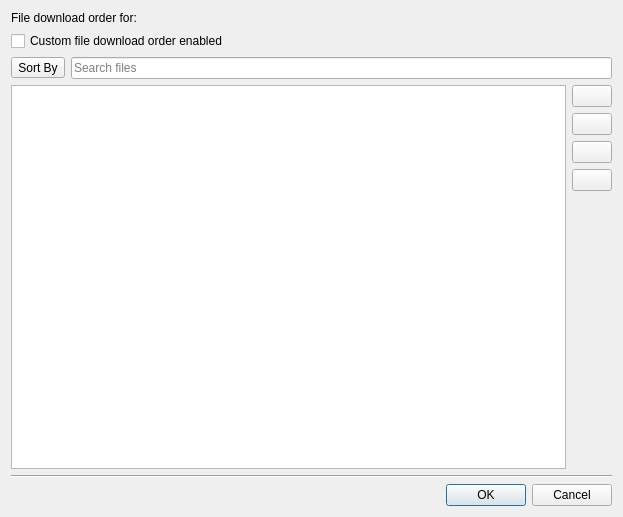
<?xml version="1.0" encoding="UTF-8"?>
<ui version="4.0">
 <class>DownloadOrderWidget</class>
 <widget class="QWidget" name="DownloadOrderWidget">
  <property name="geometry">
   <rect>
    <x>0</x>
    <y>0</y>
    <width>623</width>
    <height>517</height>
   </rect>
  </property>
  <property name="windowTitle">
   <string>File Download Order</string>
  </property>
  <layout class="QVBoxLayout" name="verticalLayout_2">
   <item>
    <widget class="QLabel" name="m_top_label">
     <property name="text">
      <string>File download order for:</string>
     </property>
    </widget>
   </item>
   <item>
    <widget class="QCheckBox" name="m_custom_order_enabled">
     <property name="toolTip">
      <string>Whether or not to enable a custom download order.</string>
     </property>
     <property name="text">
      <string>Custom file download order enabled</string>
     </property>
    </widget>
   </item>
   <item>
    <layout class="QHBoxLayout" name="horizontalLayout_2">
     <item>
      <widget class="QToolButton" name="m_sort_by">
       <property name="contextMenuPolicy">
        <enum>Qt::DefaultContextMenu</enum>
       </property>
       <property name="text">
        <string>Sort By</string>
       </property>
       <property name="toolButtonStyle">
        <enum>Qt::ToolButtonTextBesideIcon</enum>
       </property>
      </widget>
     </item>
     <item>
      <widget class="QLineEdit" name="m_search_files">
       <property name="placeholderText">
        <string>Search files</string>
       </property>
       <property name="clearButtonEnabled">
        <bool>true</bool>
       </property>
      </widget>
     </item>
    </layout>
   </item>
   <item>
    <layout class="QHBoxLayout" name="horizontalLayout">
     <item>
      <widget class="QListView" name="m_order">
       <property name="toolTip">
        <string>Order in which to download the files of a torrent. The file at the top will be downloaded first, followed by the second, then the third ...</string>
       </property>
      </widget>
     </item>
     <item>
      <layout class="QVBoxLayout" name="verticalLayout">
       <item>
        <widget class="QPushButton" name="m_move_top">
         <property name="text">
          <string/>
         </property>
        </widget>
       </item>
       <item>
        <widget class="QPushButton" name="m_move_up">
         <property name="text">
          <string/>
         </property>
        </widget>
       </item>
       <item>
        <widget class="QPushButton" name="m_move_down">
         <property name="text">
          <string/>
         </property>
        </widget>
       </item>
       <item>
        <widget class="QPushButton" name="m_move_bottom">
         <property name="text">
          <string/>
         </property>
        </widget>
       </item>
       <item>
        <spacer name="verticalSpacer">
         <property name="orientation">
          <enum>Qt::Vertical</enum>
         </property>
         <property name="sizeHint" stdset="0">
          <size>
           <width>20</width>
           <height>40</height>
          </size>
         </property>
        </spacer>
       </item>
      </layout>
     </item>
    </layout>
   </item>
   <item>
    <widget class="Line" name="line">
     <property name="orientation">
      <enum>Qt::Horizontal</enum>
     </property>
    </widget>
   </item>
   <item>
    <widget class="QDialogButtonBox" name="buttonBox">
     <property name="standardButtons">
      <set>QDialogButtonBox::Cancel|QDialogButtonBox::Ok</set>
     </property>
    </widget>
   </item>
  </layout>
 </widget>
 <resources/>
 <connections>
  <connection>
   <sender>m_custom_order_enabled</sender>
   <signal>toggled(bool)</signal>
   <receiver>m_order</receiver>
   <slot>setEnabled(bool)</slot>
   <hints>
    <hint type="sourcelabel">
     <x>141</x>
     <y>33</y>
    </hint>
    <hint type="destinationlabel">
     <x>166</x>
     <y>113</y>
    </hint>
   </hints>
  </connection>
 </connections>
</ui>
